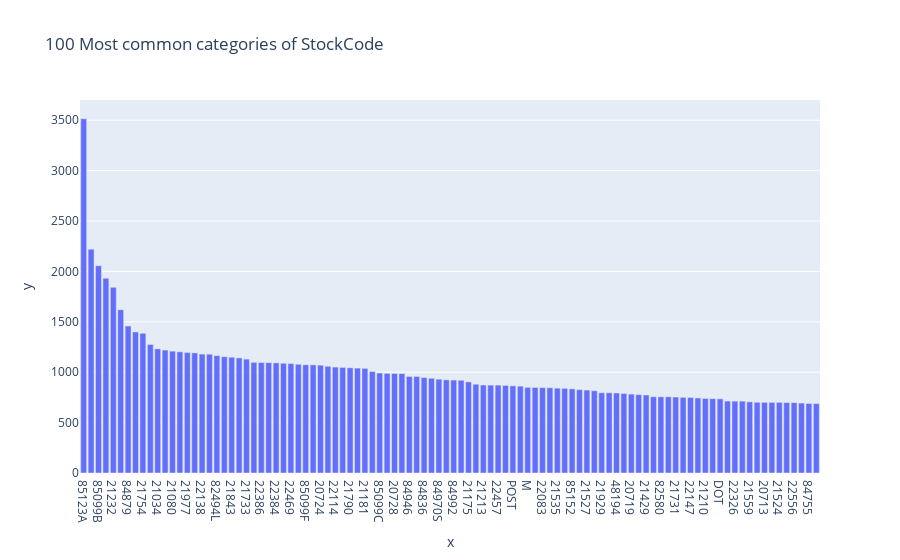

Source (notebook cell):
### Markdown cell above
> *Invoice* es el número de boleta, por lo tanto multiples productos están asociados a la misma transacción. Se puede ver que la transacción más grande pertenece al número 537434, la cual tiene 675 registros. En total existen 28816 valores unicos, lo que puede indicar que en total se han hecho 28816 transacciones en total durante el período de tiempo dado.

### Code cell
profile_serie(df_retail['StockCode'])

### Figure 1 — Plotly figure (JSON) as saved in the notebook; plotly's stock layout.template omitted (floating-point values rounded to 4 significant figures)
{"data": [{"alignmentgroup": "True", "hovertemplate": "x=%{x}<br>y=%{y}<extra></extra>", "legendgroup": "", "marker": {"color": "#636efa", "pattern": {"shape": ""}}, "name": "", "offsetgroup": "", "orientation": "v", "showlegend": false, "textposition": "auto", "type": "bar", "x": ["85123A", "22423", "85099B", "21212", "21232", "20725", "84879", "84991", "21754", "20914", "21034", "21931", "21080", "22139", "21977", "22383", "22138", "20727", "82494L", "22470", "21843", "21755", "21733", "21231", "22386", "22411", "22384", "48138", "22469", "20685", "85099F", "22197", "20724", "22382", "22114", "22111", "21790", "47566", "21181", "22086", "85099C", "20726", "20728", "82482", "84946", "22112", "84836", "22090", "84970S", "22149", "84992", "22355", "21175", "22356", "21213", "22077", "22457", "22379", "POST", "22178", "M", "21621", "22083", "21485", "21535", "20972", "85152", "84029E", "21527", "22189", "21929", "22585", "48194", "21928", "20719", "21791", "21429", "82486", "82580", "21166", "21731", "84978", "22147", "21975", "21210", "47591D", "DOT", "22910", "22326", "48187", "21559", "22551", "20713", "20723", "21524", "22865", "22556", "82600", "84755", "84997B"], "xaxis": "x", "y": [3516, 2221, 2057, 1933, 1843, 1620, 1458, 1400, 1386, 1276, 1232, 1220, 1209, 1203, 1196, 1192, 1180, 1179, 1165, 1154, 1149, 1142, 1130, 1098, 1096, 1095, 1093, 1089, 1086, 1079, 1074, 1073, 1070, 1059, 1051, 1048, 1044, 1041, 1038, 1007, 992, 989, 988, 987, 958, 958, 947, 940, 931, 924, 922, 920, 904, 881, 873, 872, 872, 869, 865, 862, 850, 849, 847, 846, 842, 840, 835, 827, 823, 816, 796, 796, 794, 789, 783, 778, 774, 757, 756, 756, 754, 751, 750, 745, 740, 738, 736, 714, 713, 713, 706, 702, 701, 701, 701, 699, 698, 694, 690, 689], "yaxis": "y"}], "layout": {"barmode": "relative", "legend": {"tracegroupgap": 0}, "title": {"text": "100 Most common categories of StockCode"}, "xaxis": {"anchor": "y", "domain": [0, 1], "title": {"text": "x"}}, "yaxis": {"anchor": "x", "domain": [0, 1], "title": {"text": "y"}}}}
